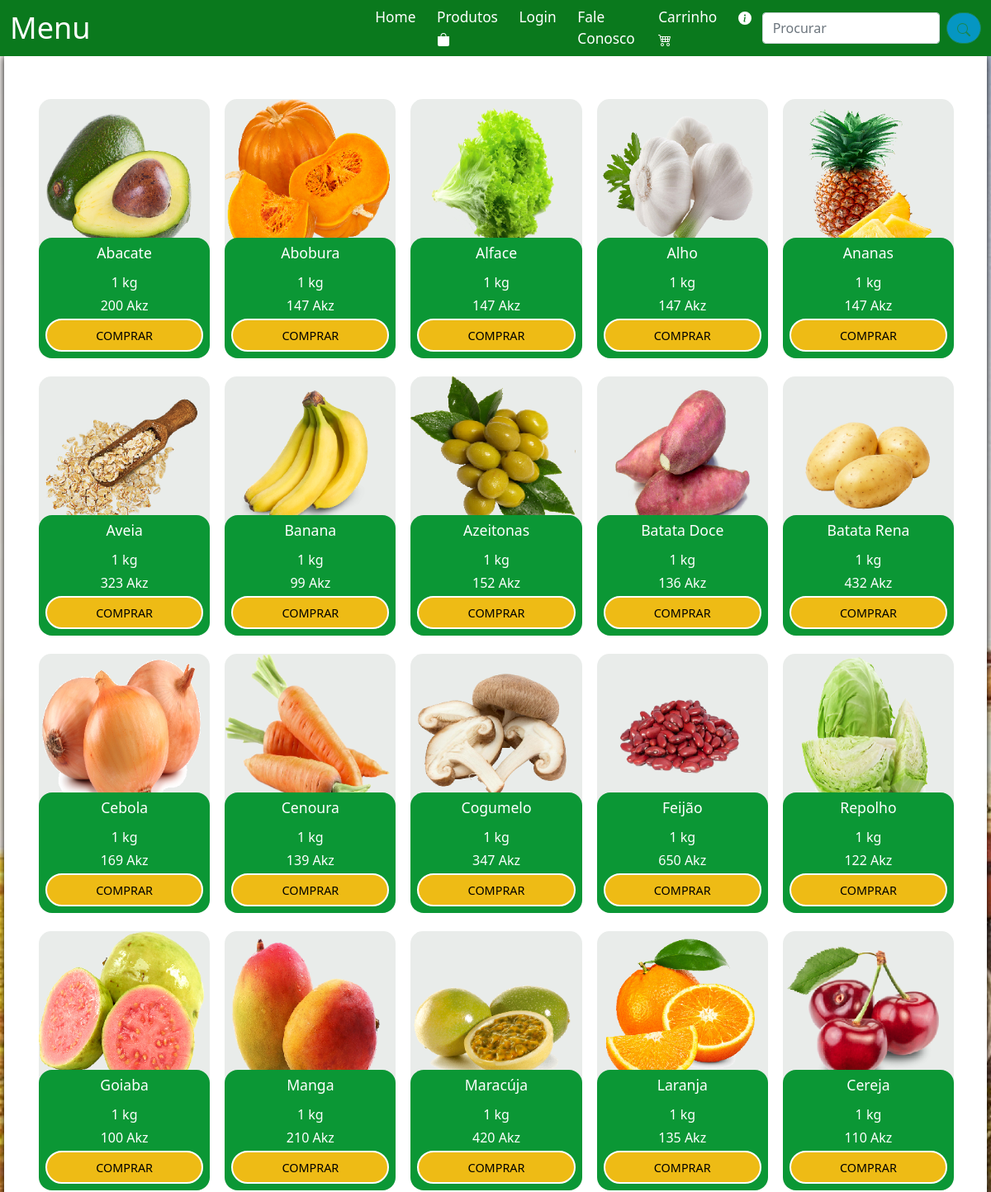
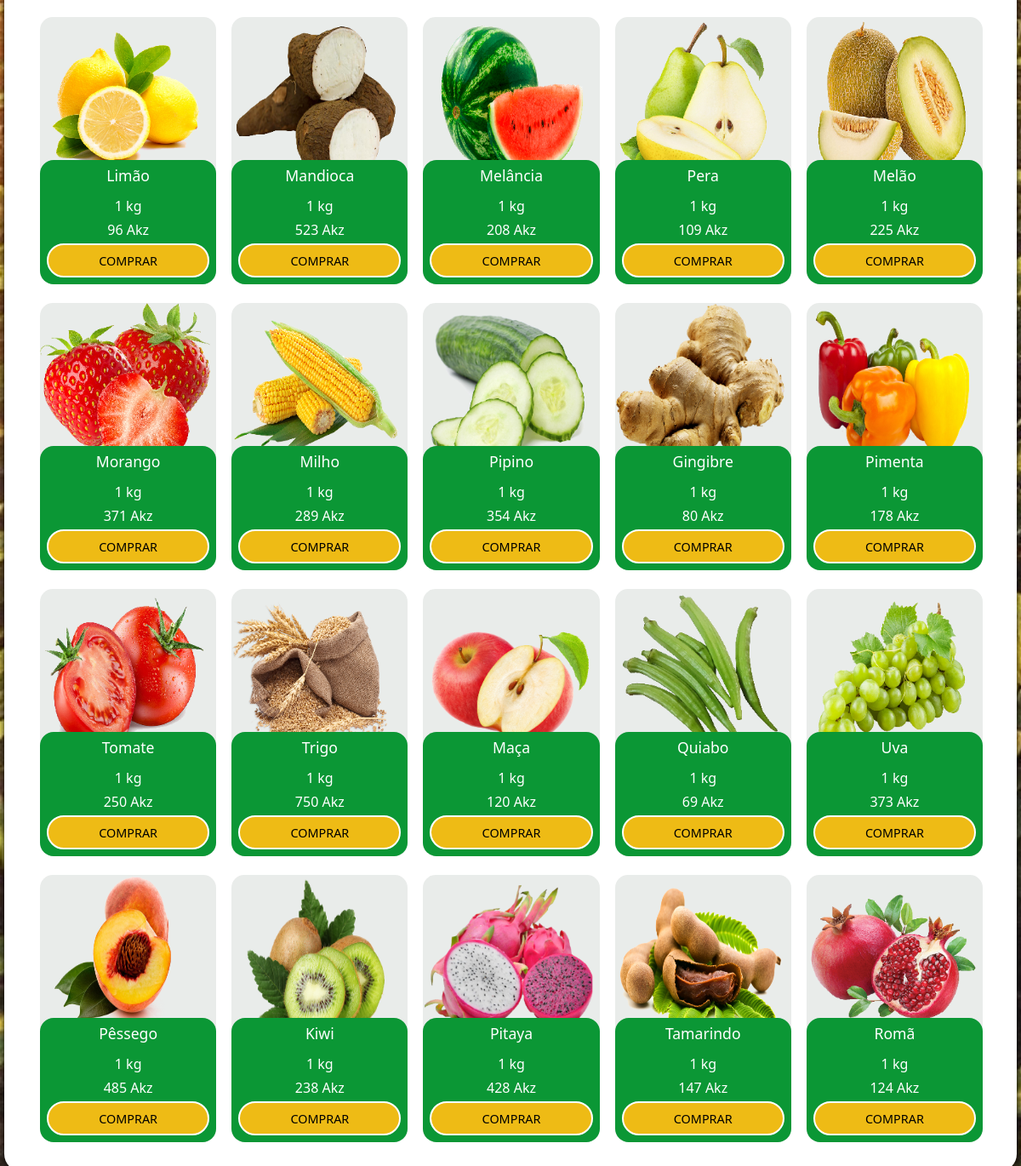
The app's page /Produtos.php with its own data (2 pictures, top to bottom).
### tables this page shows
CREATE TABLE `produto` (
  `id` int(11) NOT NULL AUTO_INCREMENT,
  `nome` text NOT NULL,
  `kg` text NOT NULL,
  `descricao` text NOT NULL,
  `imagem` text NOT NULL,
  `preco` double NOT NULL,
  PRIMARY KEY (`id`)
);

### Produtos.php (the view, shortened to what this page needs)
<!DOCTYPE html>
<html lang="pt-pt">
<head>
    <link href="https://cdn.jsdelivr.net/npm/bootstrap@5.1.3/dist/css/bootstrap.min.css" rel="stylesheet">
    <link rel="stylesheet" href="Css/Produtos.css">
</head>
<body>
    <header>
      <nav class="navbar navbar-expand-lg bg-light">
        <div class="container-fluid">
          <a class="navbar-brand" href="##">Menu</a>
          <div class="collapse navbar-collapse" id="navbarSupportedContent">
            <ul class="navbar-nav me-auto mb-2 mb-lg-0">
              <li class="nav-item">
                <a class="nav-link" href="Home.php">Home</a>
              </li>
              <li class="nav-item">
                <a class="nav-link active" href="#">Produtos  <svg xmlns="http://www.w3.org/2000/svg" width="16" height="16" fill="currentColor" class="bi bi-bag-fill" viewBox="0 0 16 16">
                  <path d="M8 1a2.5 2.5 0 0 1 2.5 2.5V4h-5v-.5A2.5 2.5 0 0 1 8 1zm3.5 3v-.5a3.5 3.5 0 1 0-7 0V4H1v10a2 2 0 0 0 2 2h10a2 2 0 0 0 2-2V4h-3.5z"/>
                </svg></a>
              </li>
                  <li class="nav-item">
                    <a class="nav-link" href="Login.php">Login</a>
                  </li>
                  <li class="nav-item">
                    <a class="nav-link" href="Faleconosco.php">Fale Conosco</a>
                  </li>
                  <li class="nav-item">
                    <a class="nav-link" href="Carrinho.php" >Carrinho  </a>
                  </li>
                  <li class="nav-item">
                    <a class="nav-link" ></a>
                  </li>
            </ul>
            <form class="d-flex" role="search">
              <input class="form-control me-2" type="search" placeholder="Procurar" aria-label="Search">
              <button class="btn btn-outline-success" type="submit"></button>
            </form>
          </div>
        </div>
      </nav>
    </header>
    <main>
      <section class="produtos-grid">
          <?php
            include 'config.php';
            $resultado = mysqli_query($conexao,"select * from produto");
            while ($f = mysqli_fetch_array($resultado)) {
            ?>
            <div class="container-produtos">
                <div class="produtos">
                    <img class="produtos-img" src="./produtos/<?php echo $f['imagem'];?>"><br>
                    <div  class="produtos-detalhes">
                    <h3 class="titulo"><?php echo $f['nome'];?></h3>
                    <span><?php echo $f['kg'];?> kg</span>
                    <span><?php echo $f['preco'];?> Akz</span>
                    <button class="botao-comprar"><a  href="./Carrinho.php?id=<?php echo $f['id'] ?>">Comprar</a></button>
                </div>
                </div>
            </div>
        <?php
            }
        ?>
      </section>
    </main>
</body>
</html>

### Css/Produtos.css (style rules this page uses)
body { background-image: url(../../img5.jpg); background-repeat: no-repeat; background-size: cover; margin: 0; font-family: var(--bs-body-font-family); font-size: var(--bs-body-font-size); font-weight: var(--bs-body-font-weight); line-height: var(--bs-body-line-height); color: var(--bs-body-color); text-align: var(--bs-body-text-align); background-color: var(--bs-body-bg); -webkit-text-size-adjust: 100%; -webkit-tap-highlight-color: rgba(0, 0, 0, 0); }
.navbar { --bs-navbar-padding-y: 0.5rem; --bs-navbar-color: rgb(255, 255, 255); --bs-navbar-hover-color: rgb(214, 151, 32); --bs-navbar-disabled-color: rgba(0, 0, 0, 0.3); --bs-navbar-brand-padding-y: 0.3125rem; --bs-navbar-brand-margin-end: 2rem; --bs-navbar-brand-font-size: 2.25rem; --bs-navbar-brand-color: rgb(255, 255, 255); --bs-navbar-brand-hover-color: rgb(255, 255, 255); --bs-navbar-nav-link-padding-x: 0.80rem; --bs-navbar-toggler-padding-y: 0.25rem; --bs-navbar-toggler-padding-x: 0.75rem; --bs-navbar-toggler-font-size: 1.25rem; --bs-navbar-toggler-border-color: rgba(0, 0, 0, 0.1); --bs-navbar-toggler-border-radius: 0.375rem; --bs-navbar-toggler-focus-width: 0.25rem; --bs-navbar-toggler-transition: box-shadow 0.15s ease-in-out; position: relative; display: flex; flex-wrap: wrap; align-items: center; justify-content: space-between; padding: var(--bs-navbar-padding-y) var(--bs-navbar-padding-x); }
.navbar-nav { --bs-nav-link-padding-x: 0; --bs-nav-link-padding-y: 0.5rem; --bs-nav-link-font-size: 1.08rem ; --bs-nav-link-color: var(--bs-navbar-color); --bs-nav-link-hover-color: var(--bs-navbar-hover-color); --bs-nav-link-disabled-color: var(--bs-navbar-disabled-color); display: flex; flex-direction: column; padding-left: 300px; margin-bottom: 0; list-style: none; }
.nav-link { padding: var(--bs-nav-link-padding-y) var(--bs-nav-link-padding-x); font-size: var(--bs-nav-link-font-size); font-weight: var(--bs-nav-link-font-weight); color: var(--bs-nav-link-color); text-decoration: none; transition: color 0.14s ease-in-out, background-color 0.14s ease-in-out, border-color 0.14s ease-in-out; }
.navbar > .container-fluid { display: flex; flex-wrap: inherit; align-items: center; justify-content: space-between; background-color: #0a791d; }
.navbar-brand { padding-top: var(--bs-navbar-brand-padding-y); padding-bottom: var(--bs-navbar-brand-padding-y); margin-right: var(--bs-navbar-brand-margin-end); font-size: var(--bs-navbar-brand-font-size); color: var(--bs-navbar-brand-color); text-decoration: none; white-space: nowrap; }
.navbar-collapse { flex-basis: 100%; flex-grow: 1; align-items: center; }
.btn-outline-success { background-color: #0596c2; border-radius: 25px; }
@media (min-width: 992px) { .navbar-expand-lg { flex-wrap: nowrap; justify-content: flex-start; } }
@media (min-width: 992px) { .navbar-expand-lg .navbar-nav { flex-direction: row; } }
@media (min-width: 992px) { .navbar-expand-lg .navbar-nav .nav-link { padding-right: var(--bs-navbar-nav-link-padding-x); padding-left: var(--bs-navbar-nav-link-padding-x); } }
@media (min-width: 992px) { .navbar-expand-lg .navbar-collapse { display: flex !important; flex-basis: auto; } }

### Produtos.php (style rules this page uses)
body { background-image: url(./img5.jpg); background-repeat: no-repeat; background-size: cover; }
main { min-width:450px; max-width:1190px; margin:auto; padding:40px; background-color: #fff; box-shadow:0px 0px 10px #000000; border-bottom-left-radius:20px; border-bottom-right-radius:20px; }
.produtos-grid { display: grid; grid-template-columns: repeat(5, 1fr); gap: 1rem; }
.titulo { font-size: 1.1rem; }
.container-produtos { width: 100%; height: 290px; margin-bottom: 30px; }
.produtos { background-color: #e9ecea; border-radius: 15px; margin-left: 1%; margin-top: 6%; }
.produtos-img { width: 200px; height: 200px; border-radius: 1rem; }
.produtos-detalhes { text-align: center; background-color:#0b9735; color: #fff; padding: .5rem; margin-top: -2rem; border-radius: 1rem; position: relative; display: flex; flex-direction: column; gap: .25rem; }
.botao-comprar { border: 0; background-color: #eebb15; padding: .4rem; text-transform: uppercase; border-radius: 2rem; cursor: pointer; border: 2px solid white; transition: background-color .2s, color .2s; }
.botao-comprar a { color: #000; text-decoration: none; font-size: 0.9rem; }

### records on screen
produto: imagem (picture), nome "Abacate", kg "1", preco "200"
produto: imagem (picture), nome "Abobura", kg "1", preco "147"
produto: imagem (picture), nome "Alface", kg "1", preco "147"
produto: imagem (picture), nome "Alho", kg "1", preco "147"
produto: imagem (picture), nome "Ananas", kg "1", preco "147"
produto: imagem (picture), nome "Aveia", kg "1", preco "323"
produto: imagem (picture), nome "Banana", kg "1", preco "99"
produto: imagem (picture), nome "Azeitonas", kg "1", preco "152"
produto: imagem (picture), nome "Batata Doce", kg "1", preco "136"
produto: imagem (picture), nome "Batata Rena", kg "1", preco "432"
produto: imagem (picture), nome "Cebola", kg "1", preco "169"
produto: imagem (picture), nome "Cenoura", kg "1", preco "139"
produto: imagem (picture), nome "Cogumelo", kg "1", preco "347"
produto: imagem (picture), nome "Feijão", kg "1", preco "650"
produto: imagem (picture), nome "Repolho", kg "1", preco "122"
produto: imagem (picture), nome "Goiaba", kg "1", preco "100"
produto: imagem (picture), nome "Manga", kg "1", preco "210"
produto: imagem (picture), nome "Maracúja", kg "1", preco "420"
produto: imagem (picture), nome "Laranja", kg "1", preco "135"
produto: imagem (picture), nome "Cereja", kg "1", preco "110"
produto: imagem (picture), nome "Limão", kg "1", preco "96"
produto: imagem (picture), nome "Mandioca", kg "1", preco "523"
produto: imagem (picture), nome "Melância", kg "1", preco "208"
produto: imagem (picture), nome "Pera", kg "1", preco "109"
produto: imagem (picture), nome "Melão", kg "1", preco "225"
produto: imagem (picture), nome "Morango", kg "1", preco "371"
produto: imagem (picture), nome "Milho", kg "1", preco "289"
produto: imagem (picture), nome "Pipino", kg "1", preco "354"
produto: imagem (picture), nome "Gingibre", kg "1", preco "80"
produto: imagem (picture), nome "Pimenta", kg "1", preco "178"
produto: imagem (picture), nome "Tomate", kg "1", preco "250"
produto: imagem (picture), nome "Trigo", kg "1", preco "750"
produto: imagem (picture), nome "Maça", kg "1", preco "120"
produto: imagem (picture), nome "Quiabo", kg "1", preco "69"
produto: imagem (picture), nome "Uva", kg "1", preco "373"
produto: imagem (picture), nome "Pêssego", kg "1", preco "485"
produto: imagem (picture), nome "Kiwi", kg "1", preco "238"
produto: imagem (picture), nome "Pitaya", kg "1", preco "428"
produto: imagem (picture), nome "Tamarindo", kg "1", preco "147"
produto: imagem (picture), nome "Romã", kg "1", preco "124"
